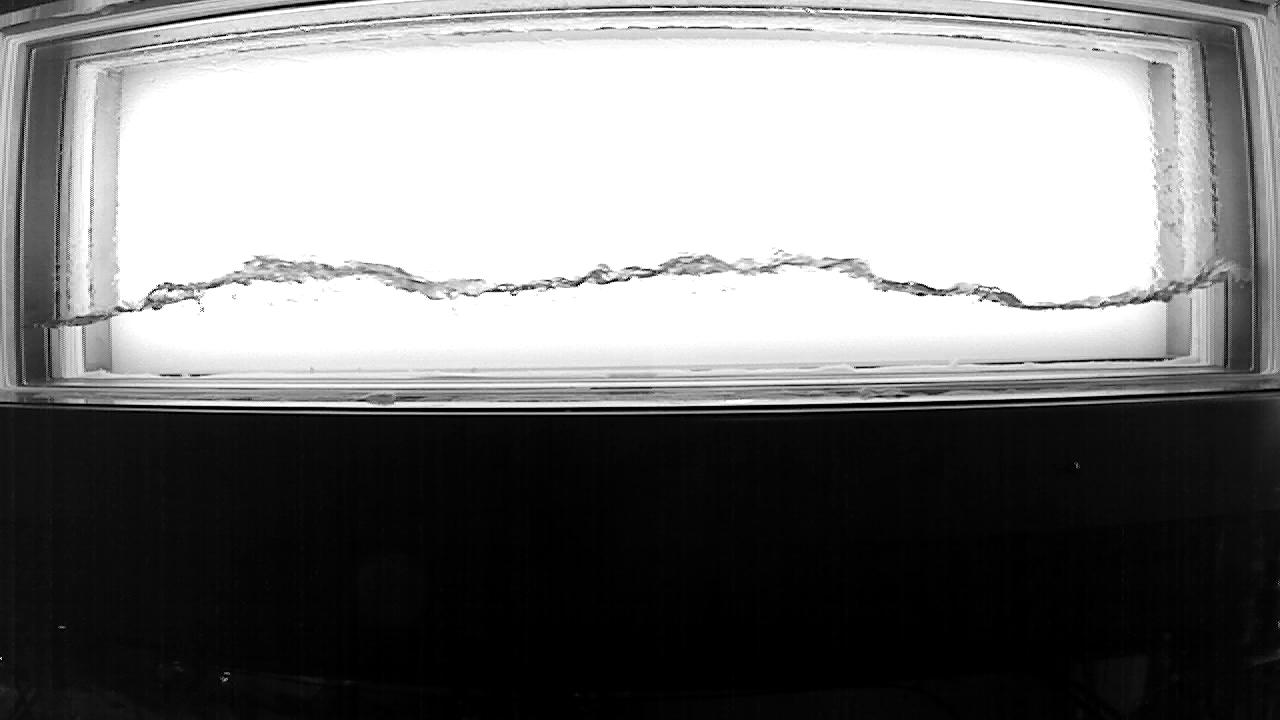
#> input picture CCFL002_1_2000_500_up_cam2_a_pre.jpg, 1280 x 720 px
$ jupyter execute 'HZDR 5c plotting water boundary blue.ipynb'
#> lines starting #> are read from the running program, lines starting #| are printed output that depends on the picture; after the words box and inside, x2 and y2 are one past the last pixel; in counts of white or black regions, pixels touching at a corner belong together
[cell 1]
import cv2
import numpy as np
import matplotlib.pyplot as plt
import seaborn as sns; sns.set()
from skimage import draw

[cell 2]
# approximation
UPPER_BOUNDS_CAM1 = [[110,150], [95,175],
                     [90,200], [85,225], [82,250], [80,275],
                     [78,300], [75,325], [73,350], [73,375],
                     [72,400], [71,425], [71,450], [71,475],
                     [70,500], [70,525], [70,550], [70,575],
                     [70,600], [70,625], [70,650], [70,675],
                     [70,700], [70,725], [70,750], [70,775],
                     [75,800], [73,825], [75,850], [76,875],
                     [77,900], [78,925], [78,950], [81,975],
                     [82,1000], [88,1025], [94,1050],
                     [100,1075], [100,1100], [120,1125]]

UPPER_BOUNDS_CAM1 = np.array(UPPER_BOUNDS_CAM1)

[cell 3]
# filename is an image file
def preprocess_image(filename):
#> called with filename = 'CCFL002_1_2000_500_up_cam2_a_pre.jpg'
    bgr_image       = cv2.imread(filename)
#> bgr_image is the input picture: shape (720, 1280, 3); min 0, max 255, mean 124.7
    rgb_image       = cv2.cvtColor(bgr_image, cv2.COLOR_BGR2RGB)
    gray_image      = cv2.cvtColor(rgb_image, cv2.COLOR_RGB2GRAY)
    _, binary_image = cv2.threshold(gray_image, 210, 255, cv2.THRESH_BINARY)
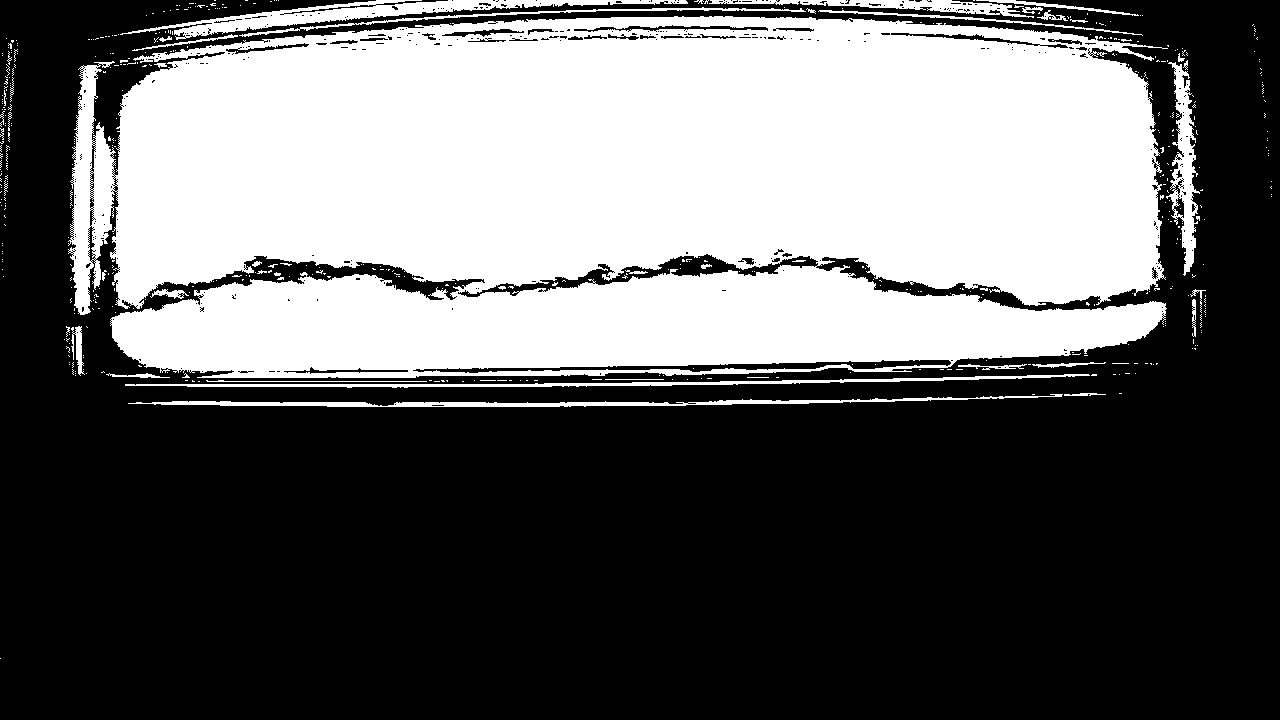
#> binary_image: shape (720, 1280); 39.4% white; 523 white regions (479 under 20 px), largest, box (x1, y1, x2, y2) and area: (68, 16, 1168, 378) 340723, (120, 0, 688, 40) 5232, (128, 394, 1063, 407) 3224
    binary_image    = binary_image/255

    return binary_image, rgb_image

[cell 4]
# points is a starting coordinate --> [y,x]
# this function is used in inversed_hieghts() function
def count_pixel(binary_image, points):
    y = points[0]
    x = points[1]
    no_of_pixels = 0

    while binary_image[y,x] == 1:
        y += 1
        no_of_pixels += 1

    return no_of_pixels

[cell 5]
# count_pixel() counts the pixels using top-down approach
# 1 points at a time
# inversed_heights() repeats count_pixel() many times
def inversed_heights(binary_image, starting_points):
    heights = []
    for points in starting_points:
        height = count_pixel(binary_image, points)
        heights.append(height)
#> this loop made 40 passes
#> height on passes 1 to 12: 181, 189, 192, 192, 179, 179, 184, 189, 194, 191, 196, 211
#> after the loop, heights = 40 values, max 217 at index 35, min 172 at index 39, mean 196.2

    return np.array(heights)

[cell 6]
# determine the actual boundary location
def find_boundary_coords(inversed_height_points, upper_bounds):
    y_locs = upper_bounds[:,0] + inversed_height_points
    x_locs = upper_bounds[:,1]

    y_locs = y_locs[:,np.newaxis]
    x_locs = x_locs[:,np.newaxis]

    coords = np.hstack((y_locs, x_locs))

    return coords

[cell 7]
# calculates the actual water height
# (container_height - inversed_height)
def actual_height(inversed_height):
    return 302-inversed_height

[cell 8]
def pixel_to_mm(value):
    return value*0.828

[cell 9]
def line_indices(boundary_coords):
    rrs = []
    ccs = []
    for i in range(len(boundary_coords)-1):
        y0 = boundary_coords[i][0]
        x0 = boundary_coords[i][1]
        y1 = boundary_coords[i+1][0]
        x1 = boundary_coords[i+1][1]

        rr, cc, _ = draw.line_aa(y0, x0, y1, x1)
        rrs.append(rr)
        ccs.append(cc)

    return rrs, ccs

[cell 10]
def draw_lines(rgb_image, rrs, ccs):
    for rr, cc in zip(rrs, ccs):
        rgb_image[rr,cc,0] = 0
        rgb_image[rr,cc,1] = 0
        rgb_image[rr,cc,2] = 255

        rgb_image[rr+1,cc+1,0] = 0
        rgb_image[rr+1,cc+1,1] = 0
        rgb_image[rr+1,cc+1,2] = 255

    return rgb_image

# Main program goes below

[cell 11]
binary_image, rgb_image = preprocess_image('CCFL002_1_2000_500_up_cam2_a_pre.jpg')

[cell 12]
heights = inversed_heights(binary_image, UPPER_BOUNDS_CAM1)

[cell 13]
boundary_coords = find_boundary_coords(heights, UPPER_BOUNDS_CAM1)
#> in find_boundary_coords, `y_locs = upper_bounds[:,0] + inversed_height_points`: y_locs = 40 values, max 305 at index 35, min 253 at index 25, mean 275.3
#> in find_boundary_coords, `coords = np.hstack((y_locs, x_locs))`: coords = 40 pairs, first value 253 to 305, second value 150 to 1125
#> boundary_coords has the same summary as coords in find_boundary_coords

[cell 14]
rrs, ccs = line_indices(boundary_coords)
#> the loop in line_indices, `for i in range(len(boundary_coords)-1):` made 39 passes
#> (y0, x0, y1, x1) on passes 1 to 12: (291, 150, 284, 175), (284, 175, 282, 200), (282, 200, 277, 225), (277, 225, 261, 250), (261, 250, 259, 275), (259, 275, 262, 300), (262, 300, 264, 325), (264, 325, 267, 350), (267, 350, 264, 375), (264, 375, 268, 400), (268, 400, 282, 425), (282, 425, 281, 450)
#> after the loop in line_indices, `for i in range(len(boundary_coords)-1):`: ccs = 39 items
#> rrs = 39 items; ccs = 39 items

[cell 15]
rgb_image_with_line = draw_lines(rgb_image, rrs, ccs)
#> the loop in draw_lines, `for rr, cc in zip(rrs, ccs):` made 39 passes
#> after the loop in draw_lines, `for rr, cc in zip(rrs, ccs):`:
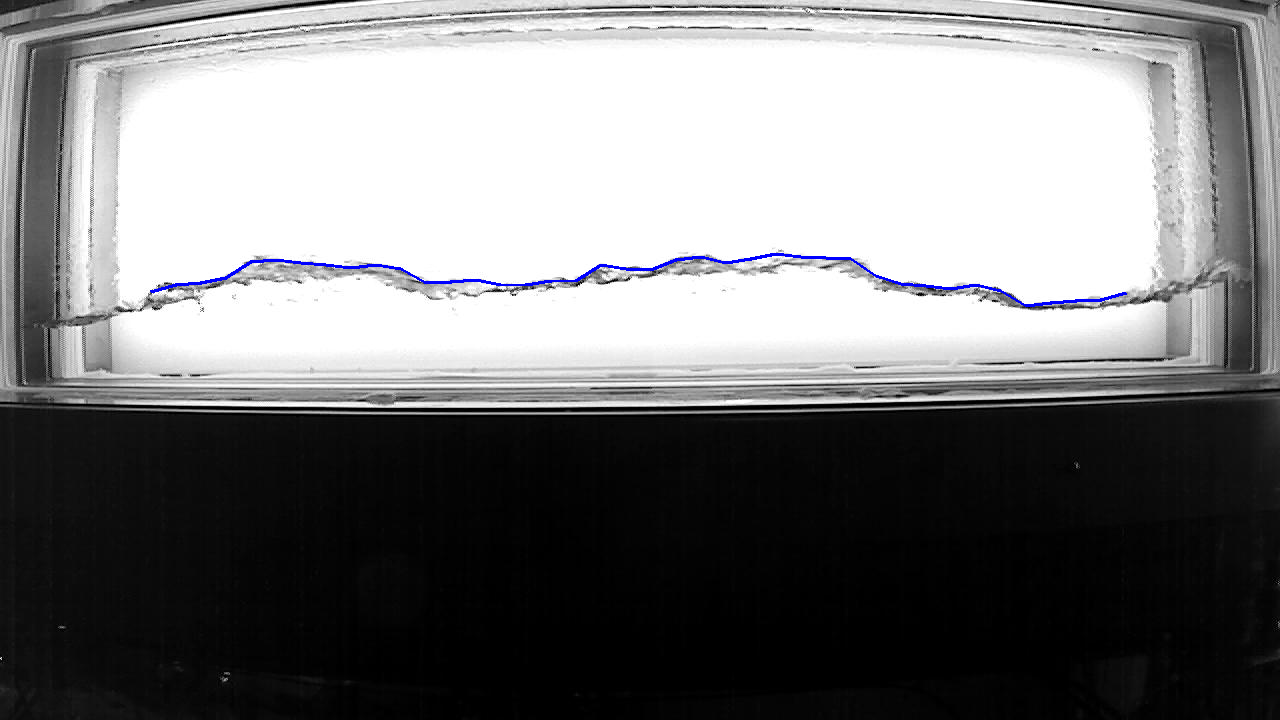
#> rgb_image: shape (720, 1280, 3); 0.32% of pixels changed, all inside (x1, y1, x2, y2) = (150, 253, 1127, 307)

$ run again, with CCFL002_1_2000_500_up_cam1_a_pre.jpg copied over CCFL002_1_2000_500_up_cam2_a_pre.jpg
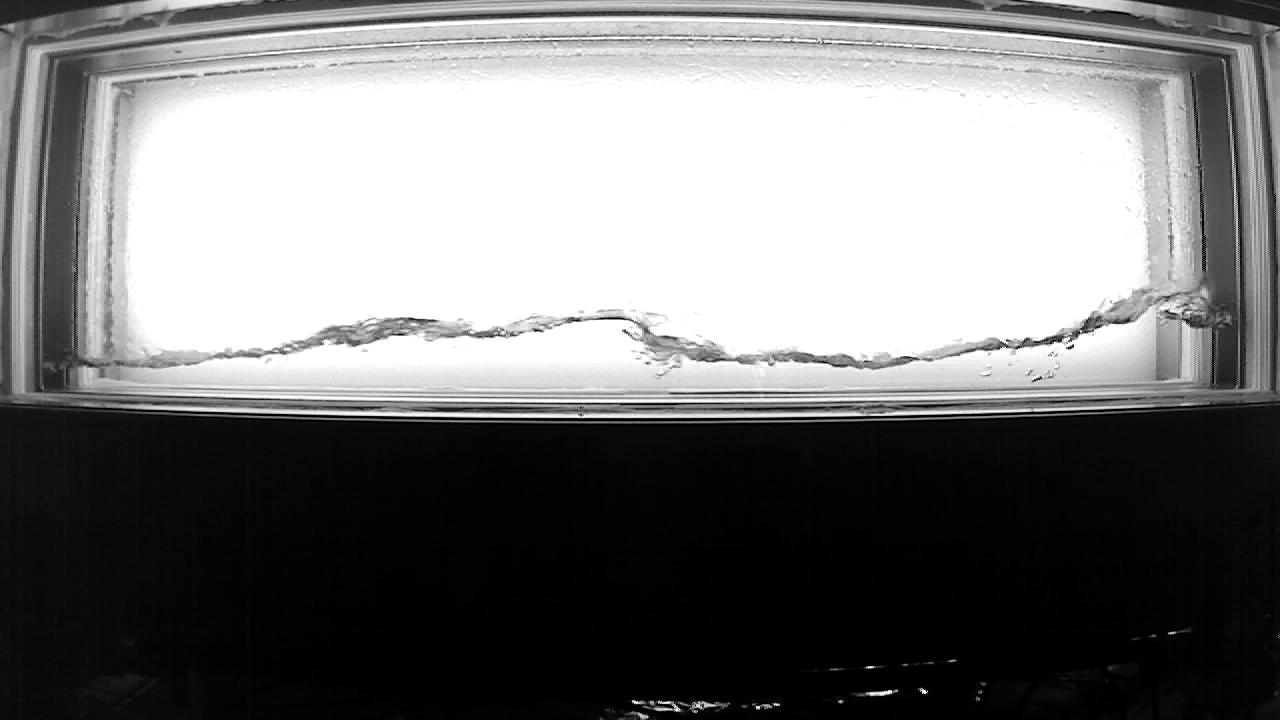
#> input picture CCFL002_1_2000_500_up_cam1_a_pre.jpg, 1280 x 720 px
#> in preprocess_image, bgr_image is the input picture: shape (720, 1280, 3); min 0, max 255, mean 120.9
#> in preprocess_image, `_, binary_image = cv2.threshold(gray_image, 210, 255, cv2.THRESH_BINARY)`:
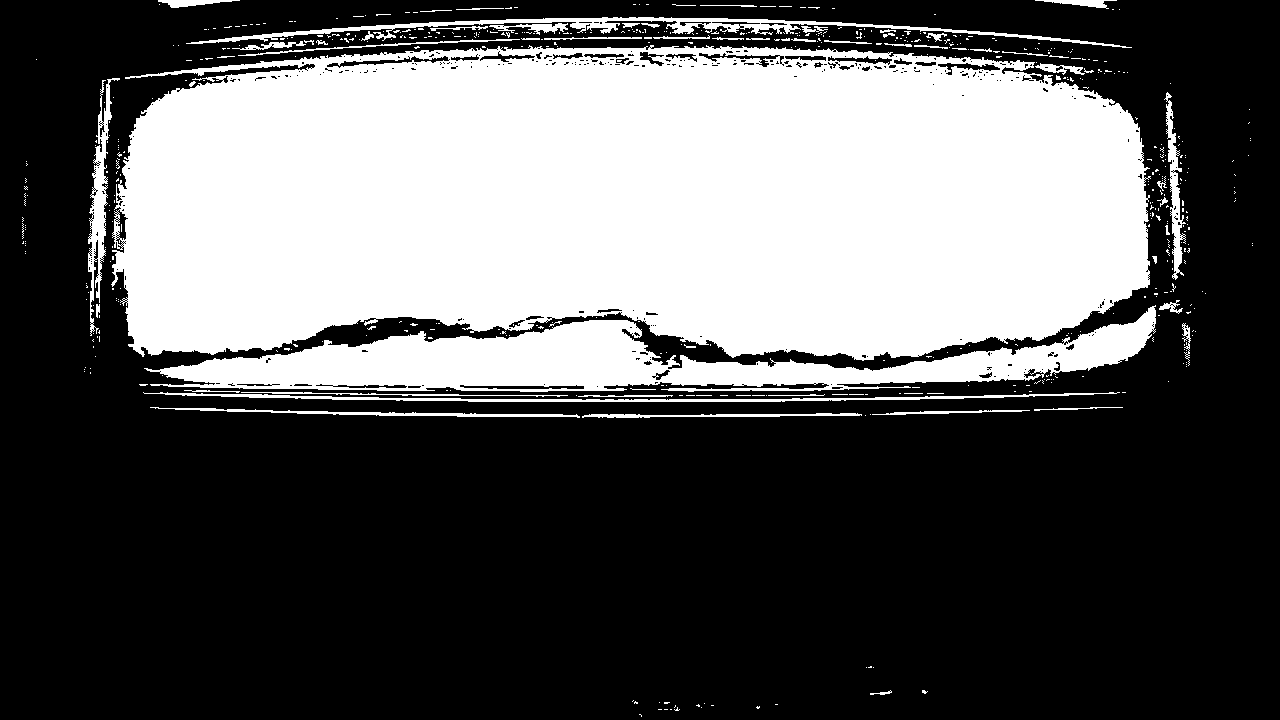
#> binary_image: shape (720, 1280); 36.1% white; 572 white regions (511 under 20 px), largest, box (x1, y1, x2, y2) and area: (111, 45, 1151, 361) 277497, (144, 305, 1156, 392) 35266, (186, 17, 1132, 48) 4526
#> the loop in inversed_heights, `for points in starting_points:` made 40 passes
#> height on passes 1 to 8: 244, 257, 263, 267, 267, 267, 262, 253
#> after the loop in inversed_heights, `for points in starting_points:`: heights = 40 values, max 284 at index 24, min 179 at index 39, mean 256.7
#> y_locs = 40 values, max 356 at index 28, min 299 at index 39, mean 335.8
#> coords = 40 pairs, first value 299 to 356, second value 150 to 1125
#> boundary_coords has the same summary as coords in find_boundary_coords
#> the loop in line_indices, `for i in range(len(boundary_coords)-1):` made 39 passes
#> (y0, x0, y1, x1) on passes 1 to 8: (354, 150, 352, 175), (352, 175, 353, 200), (353, 200, 352, 225), (352, 225, 349, 250), (349, 250, 347, 275), (347, 275, 340, 300), (340, 300, 328, 325), (328, 325, 325, 350)
#> after the loop in line_indices, `for i in range(len(boundary_coords)-1):`: ccs = 39 items
#> the loop in draw_lines, `for rr, cc in zip(rrs, ccs):` made 39 passes
#> after the loop in draw_lines, `for rr, cc in zip(rrs, ccs):`:
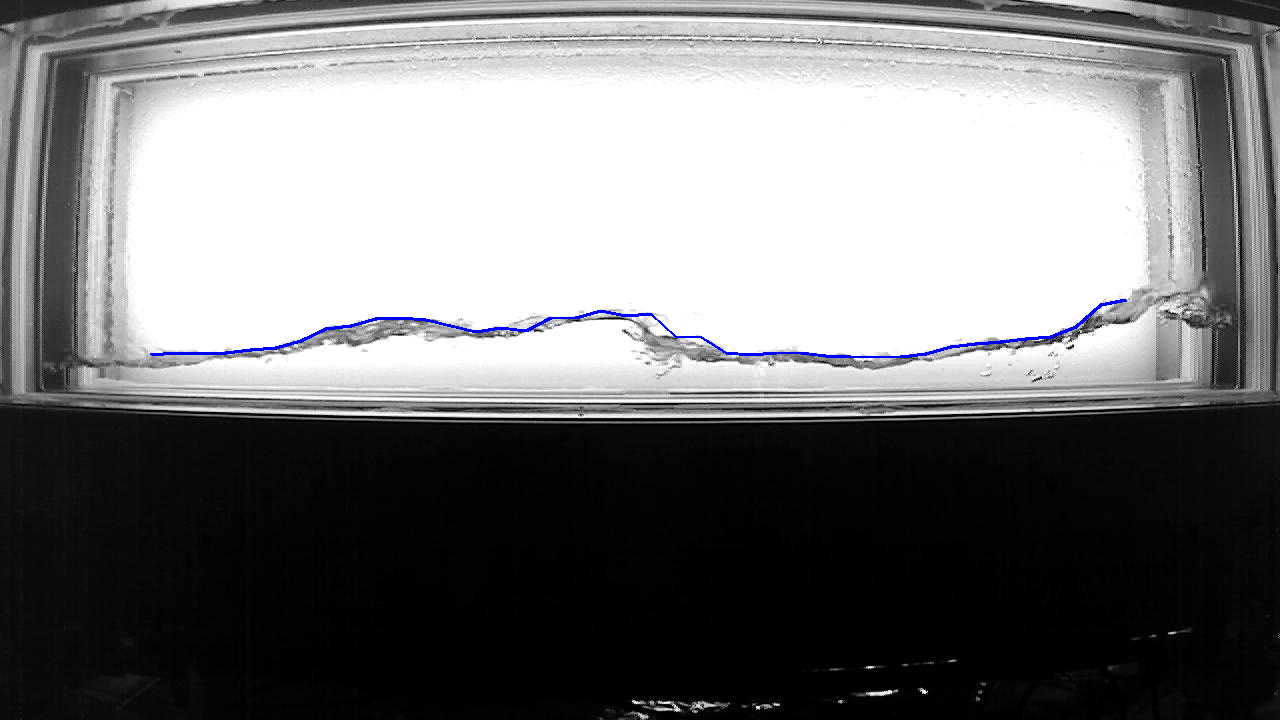
#> rgb_image: shape (720, 1280, 3); 0.32% of pixels changed, all inside (x1, y1, x2, y2) = (150, 299, 1127, 358)
